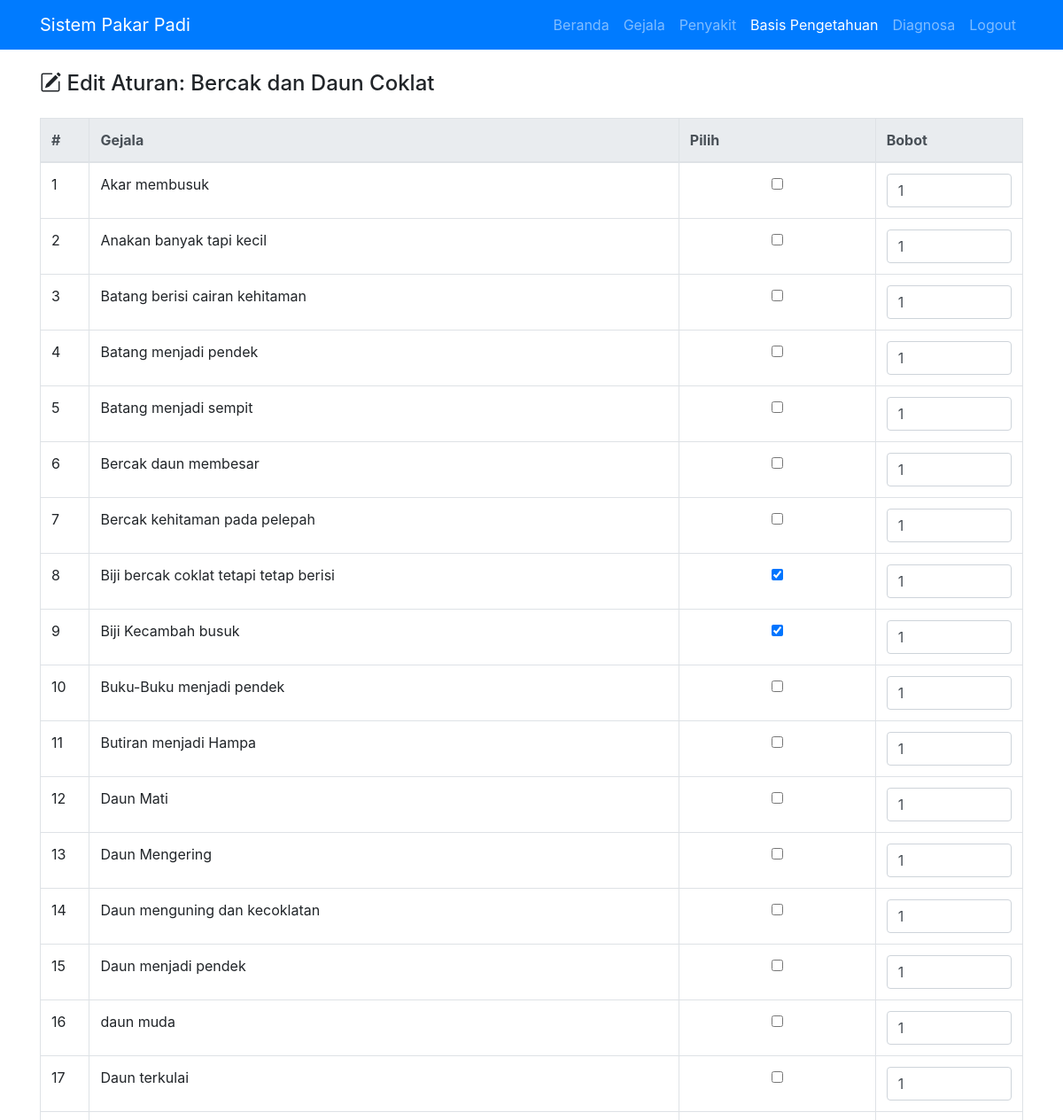
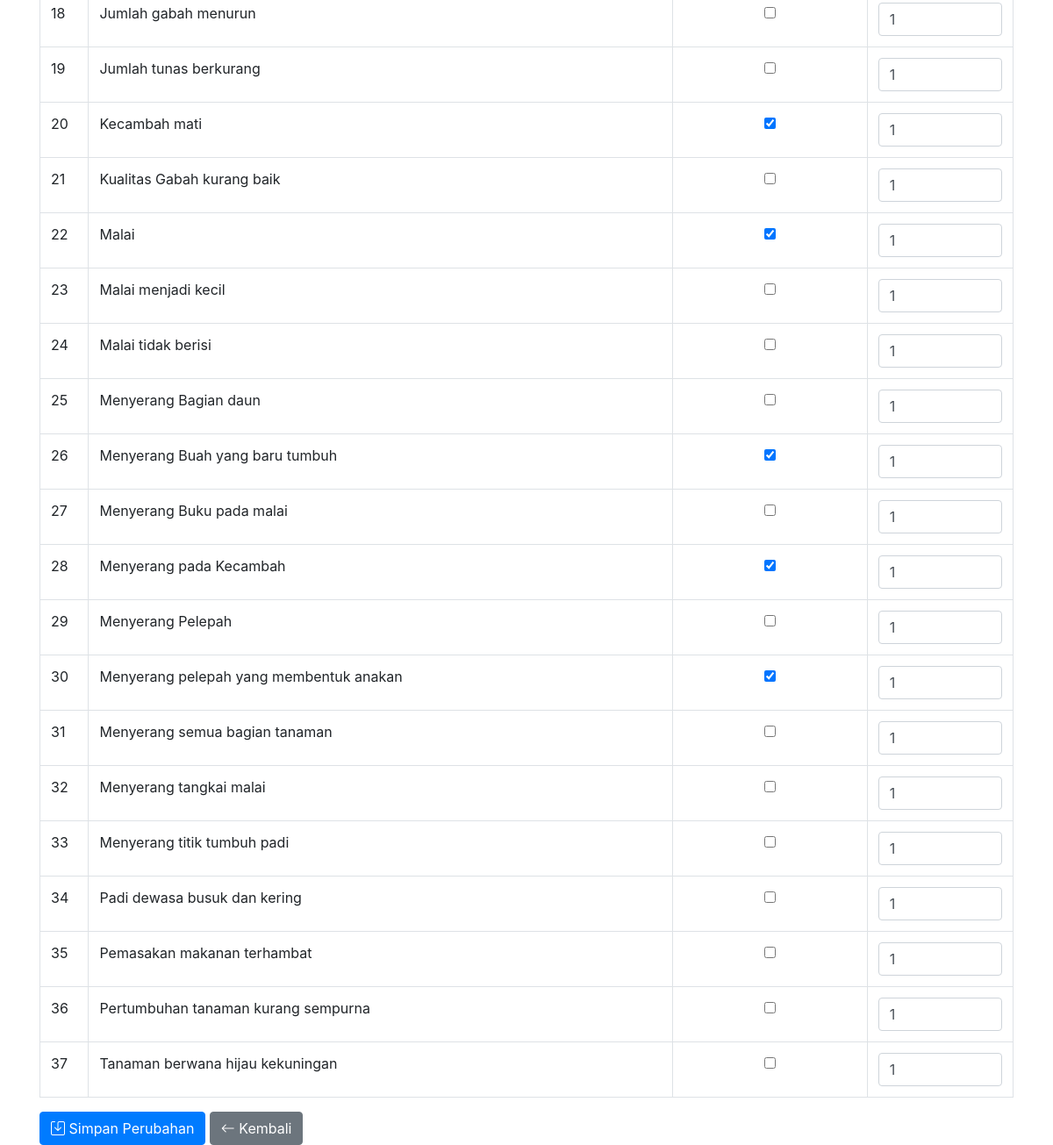
The page /index.php?page=basispengetahuan&action=edit&id=K01 (signed in) on the database its author committed (2 pictures, top to bottom).
### tables this page shows
CREATE TABLE `penyakit` (
  `idpenyakit` varchar(10) NOT NULL,
  `nmpenyakit` varchar(50) DEFAULT NULL,
  `keterangan` text DEFAULT NULL,
  `solusi` text DEFAULT NULL
);

CREATE TABLE `gejala` (
  `idgejala` varchar(10) NOT NULL,
  `nmgejala` varchar(200) DEFAULT NULL
);

### edit_basispengetahuan.php (the view, shortened to what this page needs)
<?php
include "config.php";
$idpenyakit = $_GET['id'] ?? '';
$penyakit = $conn->query("SELECT * FROM penyakit WHERE idpenyakit = '$idpenyakit'")->fetch_assoc();
$gejala = $conn->query("SELECT * FROM gejala ORDER BY nmgejala ASC");
$relasi = $conn->query("SELECT * FROM basis_pengetahuan WHERE idpenyakit = '$idpenyakit'");
$terpilih = [];
while ($r = $relasi->fetch_assoc()) {
  $terpilih[$r['idgejala']] = $r['bobot'];
}
?>
<h4 class="mb-4"><i class="bi bi-pencil-square"></i> Edit Aturan: <?= htmlspecialchars($penyakit['nmpenyakit']) ?></h4>
<form method="POST">
  <div class="table-responsive">
    <table class="table table-bordered">
      <thead class="thead-light">
        <tr>
          <th width="5%">#</th>
          <th>Gejala</th>
          <th width="20%">Pilih</th>
          <th width="15%">Bobot</th>
        </tr>
      </thead>
      <tbody>
        <?php $no = 1; while ($g = $gejala->fetch_assoc()):
          $idg = $g['idgejala'];
          $selected = array_key_exists($idg, $terpilih);
        ?>
        <tr>
          <td><?= $no++ ?></td>
          <td><?= htmlspecialchars($g['nmgejala']) ?></td>
          <td class="text-center">
            <input type="checkbox" name="idgejala[]" value="<?= $idg ?>" <?= $selected ? "checked" : "" ?>>
          </td>
          <td>
            <input type="number" step="0.1" name="bobot[]" class="form-control"
                   value="<?= $selected ? $terpilih[$idg] : '1' ?>">
          </td>
        </tr>
        <?php endwhile; ?>
      </tbody>
    </table>
  </div>
  <button type="submit" name="update" class="btn btn-primary">
    <i class="bi bi-save"></i> Simpan Perubahan
  </button>
  <a href="index.php?page=basispengetahuan" class="btn btn-secondary">
    <i class="bi bi-arrow-left"></i> Kembali
  </a>
</form>

### rows shown on the page
penyakit: nmpenyakit "Bercak dan Daun Coklat"
gejala: nmgejala "Akar membusuk", idgejala "1"
gejala: nmgejala "Anakan banyak tapi kecil", idgejala "1"
gejala: nmgejala "Batang berisi cairan kehitaman", idgejala "1"
gejala: nmgejala "Batang menjadi pendek", idgejala "1"
gejala: nmgejala "Batang menjadi sempit", idgejala "1"
gejala: nmgejala "Bercak daun membesar", idgejala "1"
gejala: nmgejala "Bercak kehitaman pada pelepah", idgejala "1"
gejala: nmgejala "Biji bercak coklat tetapi tetap berisi", idgejala "☑", idgejala "1"
gejala: nmgejala "Biji Kecambah busuk", idgejala "☑", idgejala "1"
gejala: nmgejala "Buku-Buku menjadi pendek", idgejala "1"
gejala: nmgejala "Butiran menjadi Hampa", idgejala "1"
gejala: nmgejala "Daun Mati", idgejala "1"
gejala: nmgejala "Daun Mengering", idgejala "1"
gejala: nmgejala "Daun menguning dan kecoklatan", idgejala "1"
gejala: nmgejala "Daun menjadi pendek", idgejala "1"
gejala: nmgejala "daun muda", idgejala "1"
gejala: nmgejala "Daun terkulai", idgejala "1"
gejala: nmgejala "Jumlah gabah menurun", idgejala "1"
gejala: nmgejala "Jumlah tunas berkurang", idgejala "1"
gejala: nmgejala "Kecambah mati", idgejala "☑", idgejala "1"
gejala: nmgejala "Kualitas Gabah kurang baik", idgejala "1"
gejala: nmgejala "Malai", idgejala "☑", idgejala "1"
gejala: nmgejala "Malai menjadi kecil", idgejala "1"
gejala: nmgejala "Malai tidak berisi", idgejala "1"
gejala: nmgejala "Menyerang Bagian daun", idgejala "1"
gejala: nmgejala "Menyerang Buah yang baru tumbuh", idgejala "☑", idgejala "1"
gejala: nmgejala "Menyerang Buku pada malai", idgejala "1"
gejala: nmgejala "Menyerang pada Kecambah", idgejala "☑", idgejala "1"
gejala: nmgejala "Menyerang Pelepah", idgejala "1"
gejala: nmgejala "Menyerang pelepah yang membentuk anakan", idgejala "☑", idgejala "1"
gejala: nmgejala "Menyerang semua bagian tanaman", idgejala "1"
gejala: nmgejala "Menyerang tangkai malai", idgejala "1"
gejala: nmgejala "Menyerang titik tumbuh padi", idgejala "1"
gejala: nmgejala "Padi dewasa busuk dan kering", idgejala "1"
gejala: nmgejala "Pemasakan makanan terhambat", idgejala "1"
gejala: nmgejala "Pertumbuhan tanaman kurang sempurna", idgejala "1"
gejala: nmgejala "Tanaman berwana hijau kekuningan", idgejala "1"
